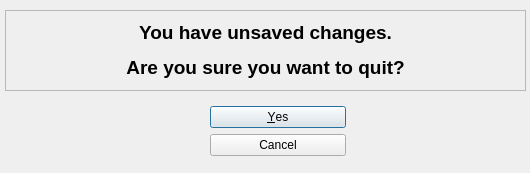
<?xml version="1.0" encoding="UTF-8"?>
<ui version="4.0">
 <class>AreYouSure</class>
 <widget class="QDialog" name="AreYouSure">
  <property name="geometry">
   <rect>
    <x>0</x>
    <y>0</y>
    <width>530</width>
    <height>173</height>
   </rect>
  </property>
  <property name="minimumSize">
   <size>
    <width>530</width>
    <height>173</height>
   </size>
  </property>
  <property name="maximumSize">
   <size>
    <width>530</width>
    <height>173</height>
   </size>
  </property>
  <property name="windowTitle">
   <string>Unsaved changes...</string>
  </property>
  <widget class="QLabel" name="label">
   <property name="geometry">
    <rect>
     <x>5</x>
     <y>10</y>
     <width>521</width>
     <height>81</height>
    </rect>
   </property>
   <property name="font">
    <font>
     <pointsize>14</pointsize>
     <weight>75</weight>
     <bold>true</bold>
    </font>
   </property>
   <property name="frameShape">
    <enum>QFrame::StyledPanel</enum>
   </property>
   <property name="frameShadow">
    <enum>QFrame::Raised</enum>
   </property>
   <property name="text">
    <string>&lt;html&gt;&lt;head/&gt;&lt;body&gt;&lt;p&gt;You have unsaved changes.&lt;/p&gt;&lt;p&gt;Are you sure you want to quit?&lt;/p&gt;&lt;/body&gt;&lt;/html&gt;</string>
   </property>
   <property name="textFormat">
    <enum>Qt::RichText</enum>
   </property>
   <property name="scaledContents">
    <bool>false</bool>
   </property>
   <property name="alignment">
    <set>Qt::AlignCenter</set>
   </property>
  </widget>
  <widget class="QDialogButtonBox" name="buttonBox">
   <property name="geometry">
    <rect>
     <x>210</x>
     <y>95</y>
     <width>136</width>
     <height>71</height>
    </rect>
   </property>
   <property name="orientation">
    <enum>Qt::Vertical</enum>
   </property>
   <property name="standardButtons">
    <set>QDialogButtonBox::Cancel|QDialogButtonBox::Yes</set>
   </property>
   <property name="centerButtons">
    <bool>true</bool>
   </property>
  </widget>
 </widget>
 <resources/>
 <connections/>
 <slots>
  <slot>quitClicked()</slot>
  <slot>cancelClicked()</slot>
 </slots>
</ui>
